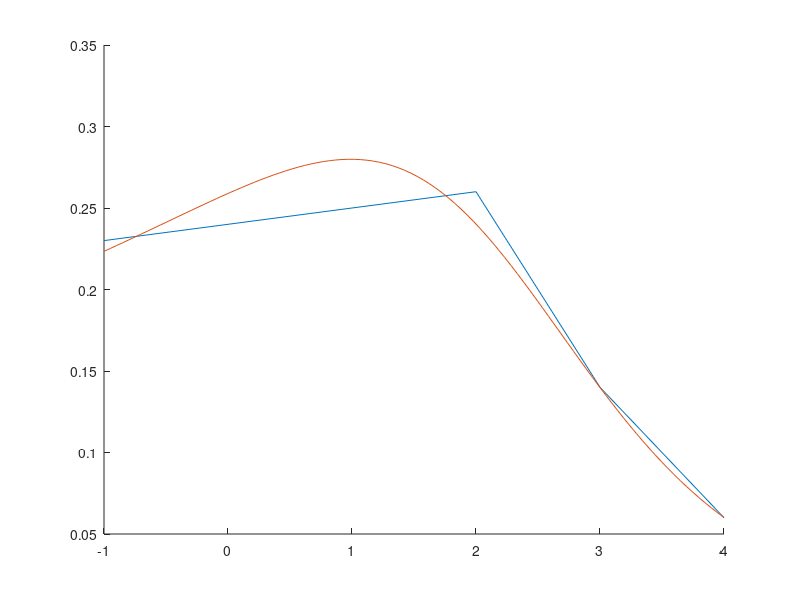

Write the MATLAB code that produced this figure. (Note: this script raises an error after producing the figure.)
format long;
x = [-1 1 2 3 4]';
y = [0.23 0.25 0.26 0.14 0.06]';
y1 = 1./y;
f1 = @(x) exp(x);
f2 = @(x) x;
f3 = @(x) 1*x.^0;

% Mt*M*a = Mt*y
M = [f1(x)  f2(x)   f3(x)];
A = M'*M;
b = M'*y1;
a = A\b;

coef_a = (a(3)/7.5)^(-1);
coef_c = a(2)*coef_a;
coef_b = a(1)*coef_a;

figure(1)
f = @(x)    coef_a./(coef_b*f1(x) + coef_c*f2(x) + 7.5);
hold on;
plot(x,y)
xx = linspace(-1,4,100);
plot(xx,f(xx))
coef_a
coef_b
coef_c


[f_s,d_fs,dd_fs]=funcion_spline(x,y);
plot(xx,f_s(xx))
f_s(0)
%error relativo del ajuste por minimos cuadrados
abs(0.23 - f(0))/abs(0.23)

%error relativo de la spline cubica
abs(0.23 - f_s(0))/abs(0.23)
